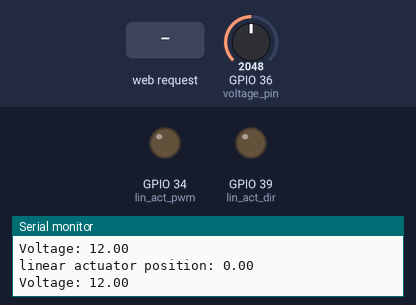
A sketch run on a simulated ESP32. On the bench: output pins drawn as LEDs (lit = HIGH), the last lines printed to the serial monitor. The test bench sets the inputs (shaded band); at power-on: GPIO 36 (voltage_pin) = 2048. WiFi joins after 1.5 s; servers stay silent unless stated.

Above: at 2.7 s.
2.8 s: HTTP request GET /m received
At 3.1 s:
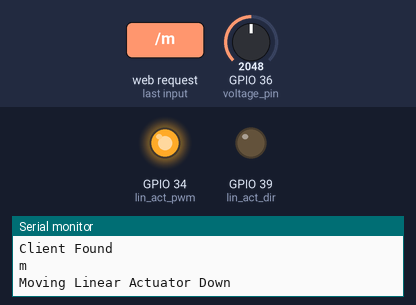
Timing chart, 0 to 5.8 s (numbered marks = the images above; inputs shaded):
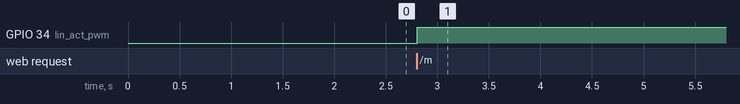

The sketch:

linear_actr.ino
```cpp
#include <WiFi.h>
#include <WiFiClient.h>
#include <WiFiServer.h>

const char* ssid = "Micromax-HS2";
const char* password = "Micromax";

WiFiClient client;
WiFiServer server(80);
String data = "";

#define lin_act_pwm 34
#define lin_act_dir 39
#define voltage_pin 36

float speed = 0.0;
float stroke = 0.0;
float dist = 0;
float v_value = 0.0;
int p_time = 0;
int c_time = 0;
float pos = 0.0;

void setup() {
  // put your setup code here, to run once:
  pinMode(lin_act_pwm, OUTPUT);
  pinMode(lin_act_dir, OUTPUT);
  pinMode(voltage_pin, INPUT);

  Serial.begin(115200);
  Serial.println("Connecting to WIFI");
  WiFi.begin(ssid, password);
  while ((!(WiFi.status() == WL_CONNECTED))){
    delay(500);
    Serial.print("...");
  }
  Serial.println("WiFi connected");
  Serial.println("ESP32 Local IP is : ");
  Serial.print((WiFi.localIP()));
  server.begin();
}

void loop() {
  // put your main code here, to run repeatedly:
    float volt_value = map(analogRead(voltage_pin), 0, 4095, 0, 25);
    speed = 7 * (volt_value / 12);
    Serial.print("Voltage: ");
    Serial.println(volt_value);
    Serial.print("linear actuator position: ");
    Serial.println(pos);

    client = server.available();
    if (!client){
      return;
      }
    data = checkClient();
    String dataVal = data.substring(1, data.length());
    String rt = data.substring(0, 1);
    Serial.println(data);

    if ((rt == "l")){
      Serial.println("Moving Linear Actuator Up");
      stroke = dataVal.toInt();
      dist = calc_lin_act_dist(speed);
      pos = pos + dist;
      float error = stroke - dist;
      while (error >= 0){
        lin_actuator_inc(stroke);
      }
      lin_actuator_stop();
    }

    else if ((rt == "m")){
      Serial.println("Moving Linear Actuator Down");
      stroke = dataVal.toInt();
      dist = calc_lin_act_dist(speed);
      pos = pos - dist;
      float error_opp = dist - stroke;
      while (error_opp >= 0){
        lin_actuator_dec(stroke);
      }
      lin_actuator_stop();
    }

    else if ((rt == "n")){
      Serial.println("Stopping Linear Actuator (Failsafe)");
      lin_actuator_stop();
    }

}

String checkClient (void){
  while(!client.available()){
  delay(1);
  Serial.println(".");}
  Serial.println("Client Found");
  String request = client.readStringUntil('\r');
  request.remove(0, 5);
  request.remove(request.length()-9,9);
  return request;
}

int lin_actuator_inc(int stroke_required){
    analogWrite(lin_act_pwm, 255);
    digitalWrite(lin_act_dir, HIGH);
}

int lin_actuator_dec(int stroke_required){
    analogWrite(lin_act_pwm, 255);
    digitalWrite(lin_act_dir, LOW);
}

int lin_actuator_stop(){
    analogWrite(lin_act_pwm, 0);
}

float calc_lin_act_dist(float speed){
  int c_time = millis();
  float stroke_covered = speed * (c_time - p_time);
  p_time = c_time;
  return stroke_covered;
}
```

Measured:
- after the input at 2.8 s, GPIO 34 (lin_act_pwm): LOW → HIGH at once
